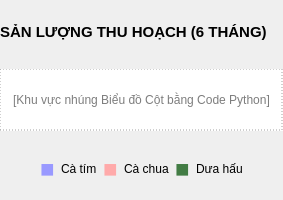
          <widget class="QFrame" name="frame_san_luong">
           <property name="minimumSize">
            <size>
             <width>0</width>
             <height>200</height>
            </size>
           </property>
           <property name="styleSheet">
            <string notr="true">QFrame#frame_san_luong {
    border: none;
    background-color: transparent;
}</string>
           </property>
           <layout class="QVBoxLayout" name="verticalLayout_6">
            <property name="leftMargin">
             <number>0</number>
            </property>
            <property name="topMargin">
             <number>0</number>
            </property>
            <property name="rightMargin">
             <number>0</number>
            </property>
            <property name="bottomMargin">
             <number>0</number>
            </property>
            <item>
             <widget class="QLabel" name="label_12">
              <property name="styleSheet">
               <string notr="true">font-size: 11pt;
font-weight: bold;
border-bottom: 2px solid #1C1C1C;</string>
              </property>
              <property name="text">
               <string>SẢN LƯỢNG THU HOẠCH (6 THÁNG)</string>
              </property>
             </widget>
            </item>
            <item>
             <widget class="QLabel" name="lbl_chart_placeholder">
              <property name="styleSheet">
               <string notr="true">background-color: #FFFFFF;
border: 1px dashed #A0A0A0;
color: #7D7D7D;</string>
              </property>
              <property name="text">
               <string>[Khu vực nhúng Biểu đồ Cột bằng Code Python]</string>
              </property>
              <property name="alignment">
               <set>Qt::AlignCenter</set>
              </property>
             </widget>
            </item>
            <item>
             <layout class="QHBoxLayout" name="legend_layout">
              <item>
               <spacer name="horizontalSpacer_3">
                <property name="orientation">
                 <enum>Qt::Horizontal</enum>
                </property>
                <property name="sizeHint" stdset="0">
                 <size>
                  <width>40</width>
                  <height>20</height>
                 </size>
                </property>
               </spacer>
              </item>
              <item>
               <widget class="QLabel" name="leg_1">
                <property name="styleSheet">
                 <string notr="true">color: #9999FF; font-size: 18pt;</string>
                </property>
                <property name="text">
                 <string>■</string>
                </property>
               </widget>
              </item>
              <item>
               <widget class="QLabel" name="leg_1_text">
                <property name="text">
                 <string>Cà tím</string>
                </property>
               </widget>
              </item>
              <item>
               <widget class="QLabel" name="leg_2">
                <property name="styleSheet">
                 <string notr="true">color: #FFAAAA; font-size: 18pt;</string>
                </property>
                <property name="text">
                 <string>■</string>
                </property>
               </widget>
              </item>
              <item>
               <widget class="QLabel" name="leg_2_text">
                <property name="text">
                 <string>Cà chua</string>
                </property>
               </widget>
              </item>
              <item>
               <widget class="QLabel" name="leg_3">
                <property name="styleSheet">
                 <string notr="true">color: #427C44; font-size: 18pt;</string>
                </property>
                <property name="text">
                 <string>■</string>
                </property>
               </widget>
              </item>
              <item>
               <widget class="QLabel" name="leg_3_text">
                <property name="text">
                 <string>Dưa hấu</string>
                </property>
               </widget>
              </item>
              <item>
               <spacer name="horizontalSpacer_4">
                <property name="orientation">
                 <enum>Qt::Horizontal</enum>
                </property>
                <property name="sizeHint" stdset="0">
                 <size>
                  <width>40</width>
                  <height>20</height>
                 </size>
                </property>
               </spacer>
              </item>
             </layout>
            </item>
           </layout>
          </widget>
